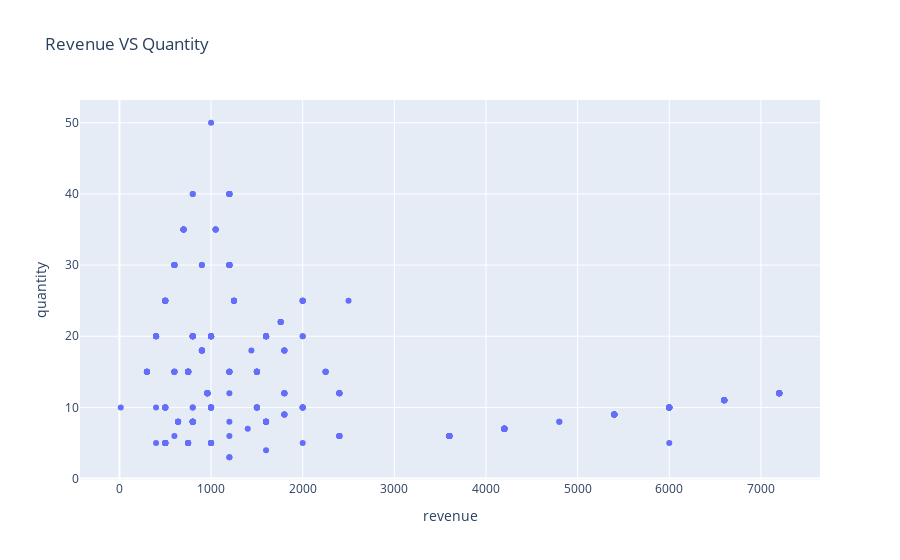

The code cell stored with this chart in its notebook:
### Code cell
px.scatter(data_frame=df,x='revenue',y='quantity',title='Revenue VS Quantity')

### Figure 1 — Plotly figure (JSON) as saved in the notebook; plotly's stock layout.template omitted (floating-point values rounded to 4 significant figures; data arrays with more than 128 entries replaced by an {"elided": "..."} marker saying what was removed)
{"data": [{"hovertemplate": "revenue=%{x}<br>quantity=%{y}<extra></extra>", "legendgroup": "", "marker": {"color": "#636efa", "symbol": "circle"}, "mode": "markers", "name": "", "orientation": "v", "showlegend": false, "type": "scatter", "x": {"elided": "368 float values"}, "xaxis": "x", "y": {"elided": "368 int values"}, "yaxis": "y"}], "layout": {"legend": {"tracegroupgap": 0}, "title": {"text": "Revenue VS Quantity"}, "xaxis": {"anchor": "y", "domain": [0, 1], "title": {"text": "revenue"}}, "yaxis": {"anchor": "x", "domain": [0, 1], "title": {"text": "quantity"}}}}
